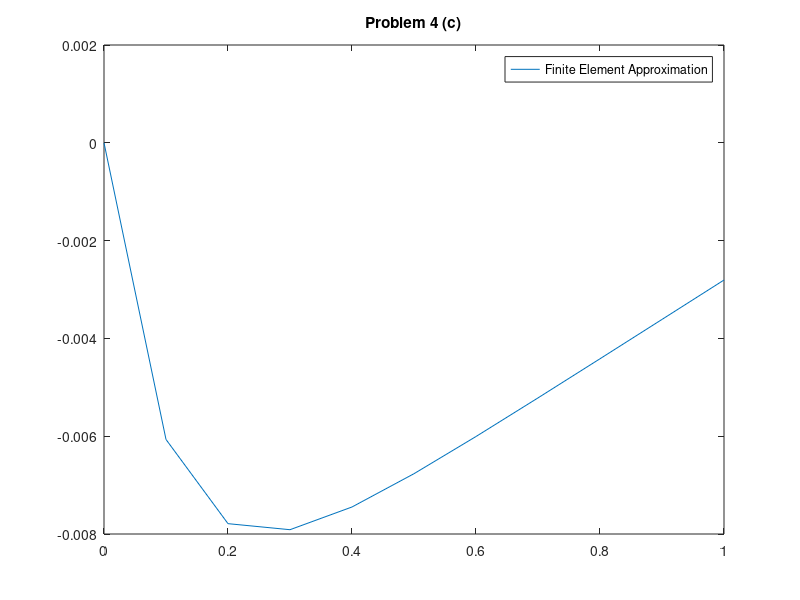

This chart was generated by the following MATLAB code:
% Problem 4 (c)
% Marty Fuhry
% 3/28/2012
% Compiled and ran using GNU Octave, version 3.2.4 configured for "x86_64-pc-linux-gnu".

%%%%%%%%%%%%%%%%%%%%%%%%%%%%%%%%%%%%%%%%%%%%%%%%%%%%%%%%%%%%%%%%%%%%%%%%%%%%%%%%
% Write a finite element code to solve the one-dimensional boundary value      %
% problem for u(x) on 0 < x < 1                                                %
%  u''(x) = e^(-10x), u(0) = 0, u'(1) = 0.02                                   %
% Use tent functions on 10 uniformly spaced elements.                          %
%                                                                              %
%%%%%%%%%%%%%%%%%%%%%%%%%%%%%%%%%%%%%%%%%%%%%%%%%%%%%%%%%%%%%%%%%%%%%%%%%%%%%%%%

% build the grid
h = 0.1;
x = [0:h:1]';
m = size(x)(1)-2;

K = zeros(m+2,m+2);
L = zeros(m+2,1);

% define the basis function over the canonical element
function [feval] = f(x)
    feval = -exp(-10.*x);
endfunction

% build the element stiffness matrix
for j = 2:m+2
    K(j-1: j, j-1: j) += 1/h * [1 -1; -1 1];
endfor

% build the load vector
F = [f(x)];
for j = 2:m+2
    L(j-1:j) += h/6. * [2*F(j-1) + F(j); F(j-1) + 2*F(j)];
endfor

% boundary conditions
K(1,2) = 0;
K(1,1) = 1;
K(m+2,m+2) = 2/h;
L(1) = 0;
L(m+2) -= 0.02;

% solve the steady state system
C = K \ L;

% and plot
plot(x,C);
drawnow;

legend("Finite Element Approximation");
title("Problem 4 (c)");
print("problem4c.png");

input("Press any key to continue.");
